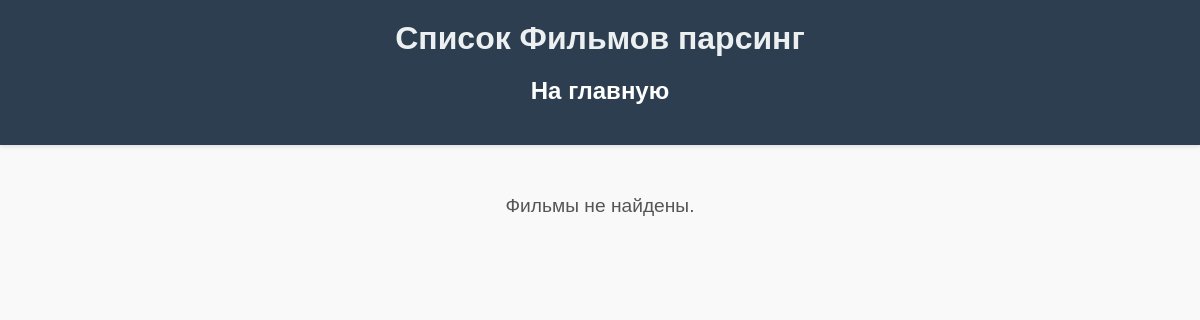
The page /rezka_list/ on the database as committed earlier.
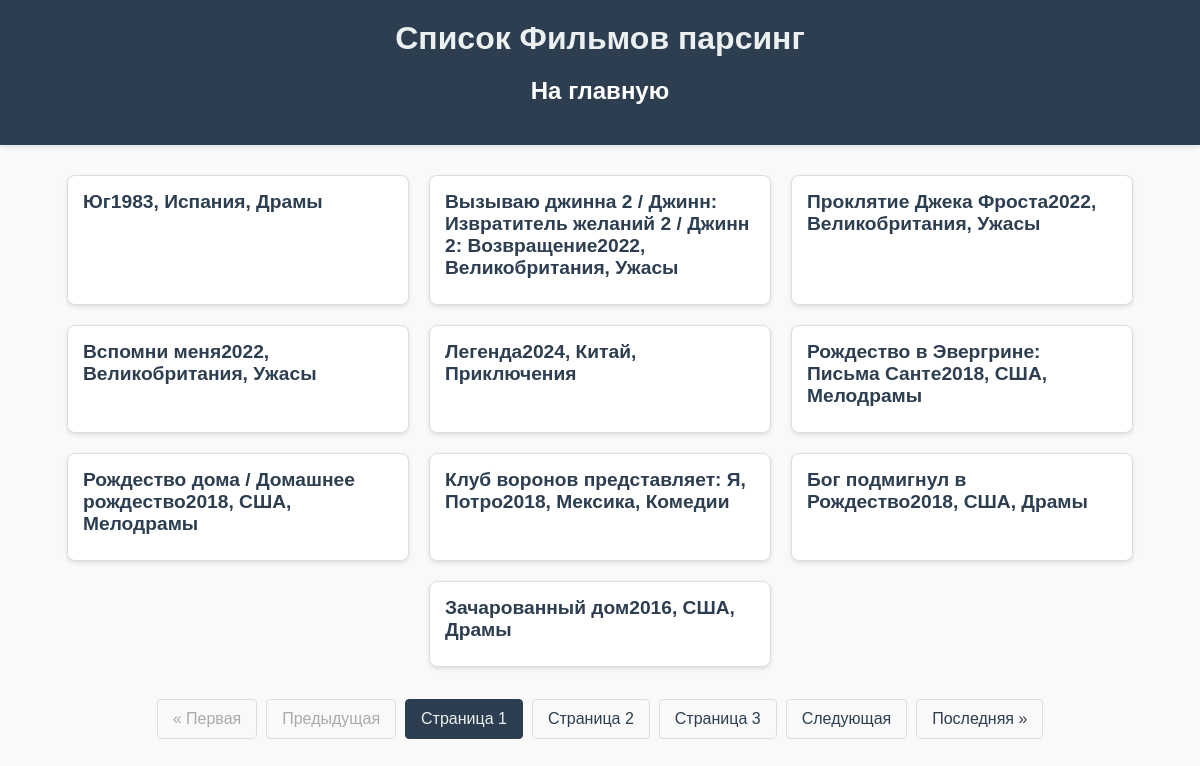
The same page on the database as committed later.
### parsing_rezka/models.py (models this page shows, shortened)
class Rezka(models.Model):
    title = models.CharField(max_length=900)
    image = models.ImageField(null=True)

### parsing_rezka/views.py (the view)
# urls.py: path('rezka_list/', views.RezkaListView.as_view(), name='rezka_list'),
class RezkaListView(generic.ListView):
    template_name = 'rezka/rezka_list.html'
    context_object_name = 'rezka'
    model = models.Rezka
    paginate_by = 10  # Показывать по 5 фильмов на странице
    def get_queryset(self):
        return self.model.objects.all().order_by('-id')

### templates/rezka/rezka_list.html (shortened to what this page needs)
<!DOCTYPE html>
<html lang="ru">
<head>
</head>
<body>
    <header>
        <h1>Список Фильмов парсинг</h1>
        <a href="/" style="text-decoration: none; color: white">
            <h2>На главную</h2>
        </a>
    </header>
    <div class="container">
        {% if rezka %}
            <div class="films">
                {% for i in rezka %}
                    <div class="film">
                        <div class="film-content">
                            <h2 class="film-title">{{ i.title }}</h2>
                        </div>
                    </div>
                {% endfor %}
            </div>
        {% else %}
            <p class="no-films">Фильмы не найдены.</p>
        {% endif %}
        {% if is_paginated %}
            <div class="pagination">
                {% if page_obj.has_previous %}
                    <a href="?page=1" aria-label="Первая">&laquo; Первая</a>
                    <a href="?page={{ page_obj.previous_page_number }}" aria-label="Предыдущая">Предыдущая</a>
                {% else %}
                    <span class="disabled" aria-label="Первая">&laquo; Первая</span>
                    <span class="disabled" aria-label="Предыдущая">Предыдущая</span>
                {% endif %}
                {% for num in paginator.page_range %}
                    {% if num == page_obj.number %}
                        <span class="current">Страница {{ num }}</span>
                    {% elif num > page_obj.number|add:'-3' and num < page_obj.number|add:'3' %}
                        <a href="?page={{ num }}">Страница {{ num }}</a>
                    {% endif %}
                {% endfor %}
                {% if page_obj.has_next %}
                    <a href="?page={{ page_obj.next_page_number }}" aria-label="Следующая">Следующая</a>
                    <a href="?page={{ paginator.num_pages }}" aria-label="Последняя">Последняя &raquo;</a>
                {% else %}
                    <span class="disabled" aria-label="Следующая">Следующая</span>
                    <span class="disabled" aria-label="Последняя">Последняя &raquo;</span>
                {% endif %}
            </div>
        {% endif %}
    </div>
</body>
</html>

### templates/rezka/rezka_list.html (style rules this page uses)
body { font-family: Arial, sans-serif; background-color: #f9f9f9; margin: 0; padding: 0; }
header { background-color: #2c3e50; color: #ecf0f1; padding: 20px 0; text-align: center; box-shadow: 0 2px 4px rgba(0,0,0,0.1); }
header h1 { margin: 0; font-size: 2em; }
.container { width: 90%; max-width: 1200px; margin: 30px auto; }
.films { display: flex; flex-wrap: wrap; gap: 20px; justify-content: center; }
.film { background-color: #fff; border: 1px solid #ddd; border-radius: 8px; overflow: hidden; width: calc(33.333% - 20px); box-shadow: 0 2px 4px rgba(0,0,0,0.1); transition: transform 0.2s, box-shadow 0.2s; }
.film-content { padding: 15px; }
.film-title { font-size: 1.2em; margin: 0 0 10px 0; color: #2c3e50; }
.pagination { display: flex; justify-content: center; margin: 30px 0; flex-wrap: wrap; gap: 5px; }
.pagination a, .pagination span { padding: 10px 15px; margin: 2px; border: 1px solid #ddd; border-radius: 4px; text-decoration: none; color: #2c3e50; transition: background-color 0.2s, color 0.2s; }
.pagination .current { background-color: #2c3e50; color: #ecf0f1; border-color: #2c3e50; }
.pagination .disabled { color: #aaa; border-color: #ddd; pointer-events: none; }

Rows that differ between the two databases and show on the page:
added Rezka: title "Юг1983, Испания, Драмы"
added Rezka: title "Вызываю джинна 2 / Джинн: Извратитель желаний 2 / Джинн 2: Возвращение2022, Великобритания, Ужасы"
added Rezka: title "Проклятие Джека Фроста2022, Великобритания, Ужасы"
added Rezka: title "Вспомни меня2022, Великобритания, Ужасы"
added Rezka: title "Легенда2024, Китай, Приключения"
added Rezka: title "Рождество в Эвергрине: Письма Санте2018, США, Мелодрамы"
added Rezka: title "Рождество дома / Домашнее рождество2018, США, Мелодрамы"
added Rezka: title "Клуб воронов представляет: Я, Потро2018, Мексика, Комедии"
added Rezka: title "Бог подмигнул в Рождество2018, США, Драмы"
added Rezka: title "Зачарованный дом2016, США, Драмы"
Other text that changed with them:
text no longer shown: "Фильмы не найдены."
text now shown: "« Первая Предыдущая Следующая Последняя »"
new list line: "Страница 1"
new list line: "Страница 2"
new list line: "Страница 3"
